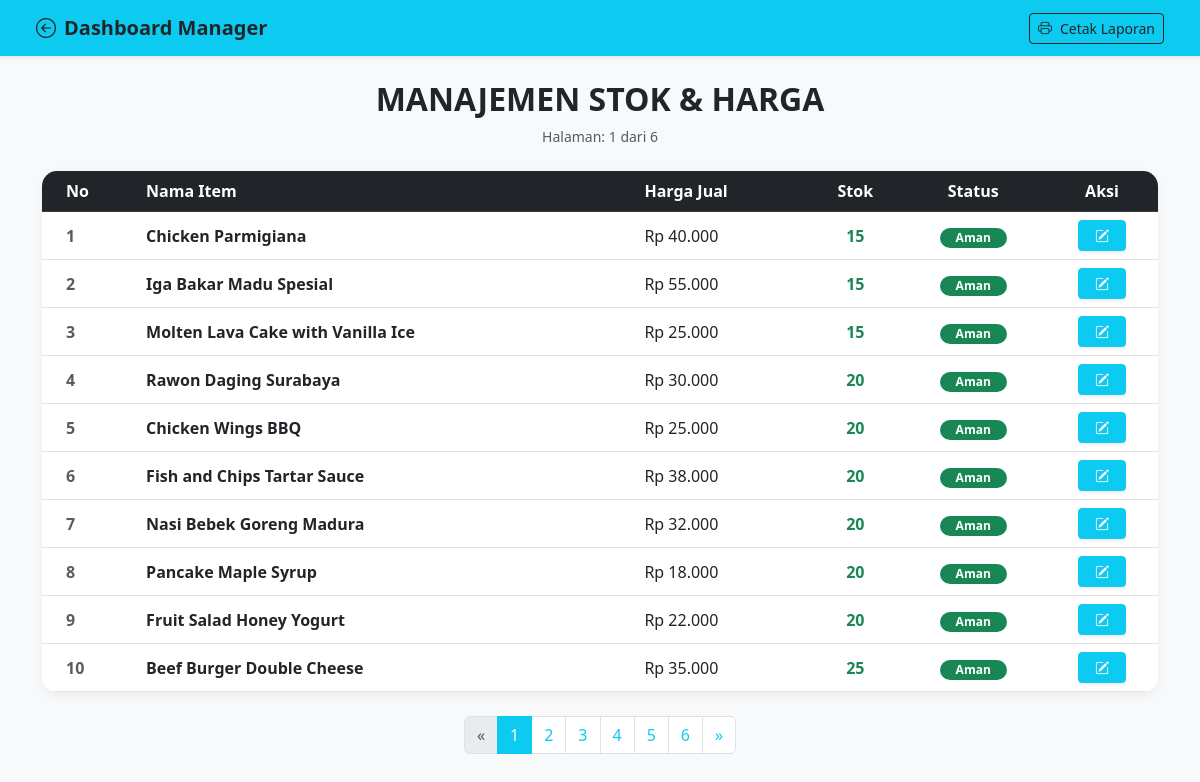
The page /Manager/laporan_stok.php (signed in) on the database its author committed.
### tables this page shows
CREATE TABLE `makanan` (
  `id_makanan` int(11) NOT NULL,
  `nama_makanan` varchar(100) DEFAULT NULL,
  `harga` int(11) DEFAULT NULL,
  `stok` int(11) DEFAULT NULL,
  `status_check` tinyint(1) DEFAULT 0
);

### Manager/laporan_stok.php (the view, shortened to what this page needs)
<?php
include '../config/db.php';
$jumlahDataPerHalaman = 10;
$resultTotal = mysqli_query($conn, "SELECT COUNT(*) as total FROM makanan");
$rowTotal = mysqli_fetch_assoc($resultTotal);
$totalData = $rowTotal['total'];
$jumlahHalaman = ceil($totalData / $jumlahDataPerHalaman);
$halamanAktif = (isset($_GET['halaman'])) ? (int)$_GET['halaman'] : 1;
$awalData = ($jumlahDataPerHalaman * $halamanAktif) - $jumlahDataPerHalaman;
$query = "SELECT * FROM makanan ORDER BY status_check ASC, stok ASC LIMIT $awalData, $jumlahDataPerHalaman";
$result = mysqli_query($conn, $query);
?>
<!DOCTYPE html>
<html lang="id">
<head>
    <link href="https://cdn.jsdelivr.net/npm/bootstrap@5.3.0/dist/css/bootstrap.min.css" rel="stylesheet">
    <link rel="stylesheet" href="https://cdn.jsdelivr.net/npm/bootstrap-icons@1.11.1/font/bootstrap-icons.css">
</head>
<body>
    <nav class="navbar navbar-expand-lg navbar-dark navbar-manager px-4 shadow-sm no-print mb-4">
        <div class="container-fluid">
            <a class="navbar-brand text-dark fw-bold" href="index.php">
                <i class="bi bi-arrow-left-circle me-2"></i>Dashboard Manager
            </a>
            <button class="btn btn-outline-dark btn-sm" onclick="window.print()">
                <i class="bi bi-printer me-2"></i>Cetak Laporan
            </button>
        </div>
    </nav>
    <div class="container mb-5">
        <div class="text-center mb-4">
            <h2 class="fw-bold text-dark text-uppercase">Manajemen Stok & Harga</h2>
            <p class="text-muted small">Halaman: <?= $halamanAktif; ?> dari <?= $jumlahHalaman; ?></p>
        </div>
        <div class="card card-report overflow-hidden mb-4">
            <div class="card-body p-0">
                <table class="table table-hover align-middle mb-0">
                    <thead class="table-dark">
                        <tr>
                            <th class="ps-4">No</th>
                            <th>Nama Item</th>
                            <th>Harga Jual</th>
                            <th class="text-center">Stok</th>
                            <th class="text-center">Status</th>
                            <th class="text-center no-print">Aksi</th>
                        </tr>
                    </thead>
                    <tbody>
                        <?php
                        $no = $awalData + 1;
                        while($row = mysqli_fetch_assoc($result)):
                            $is_new = ($row['status_check'] == 0);
                            $kritis = ($row['stok'] < 10);
                        ?>
                        <tr class="<?= $is_new ? 'status-baru' : ''; ?>">
                            <td class="ps-4 text-muted fw-bold"><?= $no++; ?></td>
                            <td>
                                <strong><?= $row['nama_makanan']; ?></strong>
                            </td>
                            <td>Rp <?= number_format($row['harga'], 0, ',', '.'); ?></td>
                            <td class="text-center fw-bold <?= $kritis ? 'text-danger' : 'text-success'; ?>">
                                <?= $row['stok']; ?>
                            </td>
                            <td class="text-center">
                                <?php if($kritis): ?>
                                    <span class="badge bg-danger rounded-pill px-3">Restock</span>
                                <?php else: ?>
                                    <span class="badge bg-success rounded-pill px-3">Aman</span>
                                <?php endif; ?>
                            </td>
                            <td class="text-center no-print">
                                <button type="button" class="btn btn-sm btn-info text-white px-3 shadow-sm"
                                        data-bs-toggle="modal"
                                        data-bs-target="#editModal<?= $row['id_makanan']; ?>">
                                    <i class="bi bi-pencil-square"></i>
                                </button>
                            </td>
                        </tr>
                        <?php endwhile; ?>
                    </tbody>
                </table>
            </div>
        </div>
        <nav class="no-print">
            <ul class="pagination justify-content-center">
                <li class="page-item <?= ($halamanAktif <= 1) ? 'disabled' : ''; ?>">
                    <a class="page-link" href="?halaman=<?= $halamanAktif - 1; ?>">&laquo;</a>
                </li>
                <?php for($i = 1; $i <= $jumlahHalaman; $i++) : ?>
                    <li class="page-item <?= ($i == $halamanAktif) ? 'active' : ''; ?>">
                        <a class="page-link" href="?halaman=<?= $i; ?>"><?= $i; ?></a>
                    </li>
                <?php endfor; ?>
                <li class="page-item <?= ($halamanAktif >= $jumlahHalaman) ? 'disabled' : ''; ?>">
                    <a class="page-link" href="?halaman=<?= $halamanAktif + 1; ?>">&raquo;</a>
                </li>
            </ul>
        </nav>
    </div>
</body>
</html>

### Manager/laporan_stok.php (style rules this page uses)
body { background-color: #f8f9fa; }
.navbar-manager { background-color: #0dcaf0; }
.card-report { border: none; border-radius: 15px; box-shadow: 0 4px 12px rgba(0,0,0,0.05); }
.page-link { color: #0dcaf0; }
.active > .page-link { background-color: #0dcaf0 !important; border-color: #0dcaf0 !important; }

### rows shown on the page
makanan: nama_makanan "Chicken Parmigiana", harga "40.000", stok "15", shows "Aman"
makanan: nama_makanan "Iga Bakar Madu Spesial", harga "55.000", stok "15", shows "Aman"
makanan: nama_makanan "Molten Lava Cake with Vanilla Ice", harga "25.000", stok "15", shows "Aman"
makanan: nama_makanan "Rawon Daging Surabaya", harga "30.000", stok "20", shows "Aman"
makanan: nama_makanan "Chicken Wings BBQ", harga "25.000", stok "20", shows "Aman"
makanan: nama_makanan "Fish and Chips Tartar Sauce", harga "38.000", stok "20", shows "Aman"
makanan: nama_makanan "Nasi Bebek Goreng Madura", harga "32.000", stok "20", shows "Aman"
makanan: nama_makanan "Pancake Maple Syrup", harga "18.000", stok "20", shows "Aman"
makanan: nama_makanan "Fruit Salad Honey Yogurt", harga "22.000", stok "20", shows "Aman"
makanan: nama_makanan "Beef Burger Double Cheese", harga "35.000", stok "25", shows "Aman"

### other values the page prints
$halamanAktif "1"
$jumlahHalaman "6"
